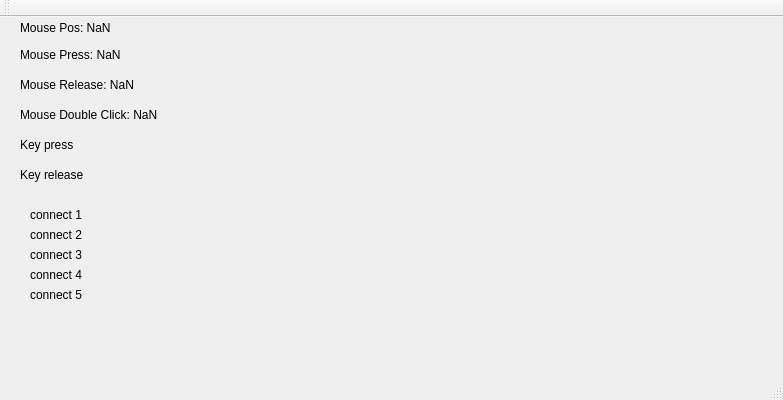
<?xml version="1.0" encoding="UTF-8"?>
<ui version="4.0">
 <class>ActiveServerClass</class>
 <widget class="QMainWindow" name="ActiveServerClass">
  <property name="geometry">
   <rect>
    <x>0</x>
    <y>0</y>
    <width>783</width>
    <height>400</height>
   </rect>
  </property>
  <property name="windowTitle">
   <string>ActiveServer</string>
  </property>
  <widget class="QWidget" name="centralWidget">
   <widget class="QLabel" name="movePos">
    <property name="enabled">
     <bool>true</bool>
    </property>
    <property name="geometry">
     <rect>
      <x>20</x>
      <y>0</y>
      <width>291</width>
      <height>21</height>
     </rect>
    </property>
    <property name="text">
     <string>Mouse Pos: NaN</string>
    </property>
   </widget>
   <widget class="QLabel" name="label_1">
    <property name="geometry">
     <rect>
      <x>30</x>
      <y>190</y>
      <width>201</width>
      <height>16</height>
     </rect>
    </property>
    <property name="text">
     <string>connect 1</string>
    </property>
   </widget>
   <widget class="QLabel" name="label_2">
    <property name="geometry">
     <rect>
      <x>30</x>
      <y>210</y>
      <width>181</width>
      <height>16</height>
     </rect>
    </property>
    <property name="text">
     <string>connect 2</string>
    </property>
   </widget>
   <widget class="QLabel" name="label_3">
    <property name="geometry">
     <rect>
      <x>30</x>
      <y>230</y>
      <width>81</width>
      <height>16</height>
     </rect>
    </property>
    <property name="text">
     <string>connect 3</string>
    </property>
   </widget>
   <widget class="QLabel" name="label_4">
    <property name="geometry">
     <rect>
      <x>30</x>
      <y>250</y>
      <width>91</width>
      <height>16</height>
     </rect>
    </property>
    <property name="text">
     <string>connect 4</string>
    </property>
   </widget>
   <widget class="QLabel" name="label_5">
    <property name="geometry">
     <rect>
      <x>30</x>
      <y>270</y>
      <width>71</width>
      <height>16</height>
     </rect>
    </property>
    <property name="text">
     <string>connect 5</string>
    </property>
   </widget>
   <widget class="QLabel" name="Press">
    <property name="geometry">
     <rect>
      <x>20</x>
      <y>30</y>
      <width>251</width>
      <height>16</height>
     </rect>
    </property>
    <property name="text">
     <string>Mouse Press: NaN</string>
    </property>
   </widget>
   <widget class="QLabel" name="Release">
    <property name="geometry">
     <rect>
      <x>20</x>
      <y>60</y>
      <width>291</width>
      <height>16</height>
     </rect>
    </property>
    <property name="text">
     <string>Mouse Release: NaN</string>
    </property>
   </widget>
   <widget class="QLabel" name="Double_click">
    <property name="geometry">
     <rect>
      <x>20</x>
      <y>90</y>
      <width>441</width>
      <height>16</height>
     </rect>
    </property>
    <property name="text">
     <string>Mouse Double Click: NaN</string>
    </property>
   </widget>
   <widget class="QLabel" name="key_press">
    <property name="geometry">
     <rect>
      <x>20</x>
      <y>120</y>
      <width>221</width>
      <height>16</height>
     </rect>
    </property>
    <property name="text">
     <string>Key press</string>
    </property>
   </widget>
   <widget class="QLabel" name="key_release">
    <property name="geometry">
     <rect>
      <x>20</x>
      <y>150</y>
      <width>221</width>
      <height>16</height>
     </rect>
    </property>
    <property name="text">
     <string>Key release</string>
    </property>
   </widget>
  </widget>
  <widget class="QMenuBar" name="menuBar">
   <property name="geometry">
    <rect>
     <x>0</x>
     <y>0</y>
     <width>783</width>
     <height>22</height>
    </rect>
   </property>
  </widget>
  <widget class="QToolBar" name="mainToolBar">
   <attribute name="toolBarArea">
    <enum>TopToolBarArea</enum>
   </attribute>
   <attribute name="toolBarBreak">
    <bool>false</bool>
   </attribute>
  </widget>
  <widget class="QStatusBar" name="statusBar"/>
 </widget>
 <layoutdefault spacing="6" margin="11"/>
 <resources>
  <include location="ActiveServer.qrc"/>
 </resources>
 <connections/>
</ui>
